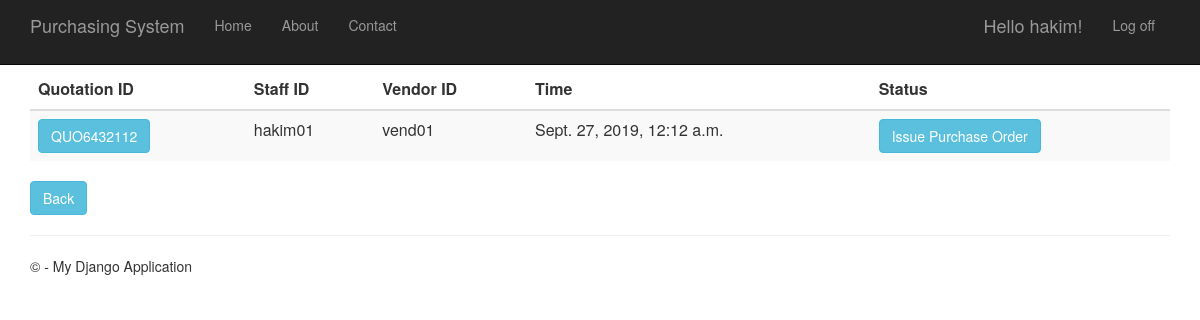
/quotationhistory (signed in), run on the app's committed database.
### Quotation/models.py (models this page shows, shortened)
class Quotation(models.Model):
    quotation_id = models.CharField(primary_key=True, max_length=10)
    time_created = models.DateTimeField()
    description = models.TextField(null=True,default=None, blank=True)
    total_price = models.DecimalField(max_digits=10, decimal_places=2, default=Decimal('0.00'))
    person_id = models.ForeignKey(Person, on_delete = models.CASCADE)
    vendor_id = models.ForeignKey(Vendor, on_delete = models.CASCADE)
    request_for_quotation_id = models.OneToOneField(RequestForQuotation, on_delete = models.CASCADE)

### app/models.py (models this page shows, shortened)
class Person(models.Model):
    user_id = models.OneToOneField(User)
    person_id = models.CharField(primary_key=True, max_length=10)
    person_name = models.TextField()
    person_address = models.TextField()
    person_phone_number = models.TextField()
    person_role = models.TextField(default = 'MANAGER')

class Vendor(models.Model):
    vendor_id = models.CharField(primary_key=True, max_length=10)
    vendor_name = models.TextField()
    vendor_phone_number = models.TextField()
    vendor_address = models.TextField()
    vendor_email = models.TextField()
    def __str__(self):
        return str(self.vendor_id)

### Quotation/views.py (the view)
# urls.py: url(r'^quotationhistory', Quotation.views.quotationhistory, name="quotation_history"),
def quotationhistory(request):
    quotations = Quotation.objects.all()
    context = {
            'title':'Quotation History',
            'rows':quotations
        }
    return render(request,'Quotation/quotationhistory.html',context)

### Quotation/templates/Quotation/quotationhistory.html
﻿{% extends "app/layout.html" %}
{% block content %}
<div class="purchaseorderhistory margintop" action="menu">
    <form action="quotationhistorydetails" method="GET">
        <table class="table table-striped margintop">
            <thead>
                <tr>
                    <th scope="col">Quotation ID</th>
                    <th scope="col">Staff ID</th>
                    <th scope="col">Vendor ID</th>
                    <th scope="col">Time</th>
                    <th scope="col">Status</th>
                </tr>
            </thead>
            <tbody>
                {% for r in rows %}
                <tr>
                    <td><button type="submit" name="quo_id" value="{{r.quotation_id}}" class="btn btn-info">{{r.quotation_id}}</button></td>
                    <td>{{r.person_id.person_id}}</td>
                    <td>{{r.vendor_id}}</td>
                    <td>{{r.time_created}}</td>
                    <td><button type="submit" class="btn btn-info buttonsize1">Issue Purchase Order</button></td>
                </tr>
                {% endfor %}
            </tbody>
        </table>
        <div class="margintop">
            <a type="submit" class="btn btn-info" href="/menu">Back</a>
        </div>
    </form>
</div>
{% endblock %}

### app/templates/app/loginpartial.html (shortened to what this page needs)
{% if user.is_authenticated %}
<form id="logoutForm" action="/logout" method="post" class="navbar-right">
    <ul class="nav navbar-nav navbar-right">
        <li><span class="navbar-brand">Hello {{ user.username }}!</span></li>
        <li><a href="javascript:document.getElementById('logoutForm').submit()">Log off</a></li>
    </ul>
</form>
{% else %}
<ul class="nav navbar-nav navbar-right">
    <li><a href="{% url 'login' %}">Log in</a></li>
</ul>
{% endif %}

### app/static/app/content/site.css (style rules this page uses)
body { padding-top: 50px; padding-bottom: 20px; }

### data on the page
Quotation: quotation_id "QUO6432112", person_id.person_id "hakim01", vendor_id "vend01", time_created "Sept. 27, 2019, 12:12 a.m."

### other printed values
{{ user.username }} "hakim"
